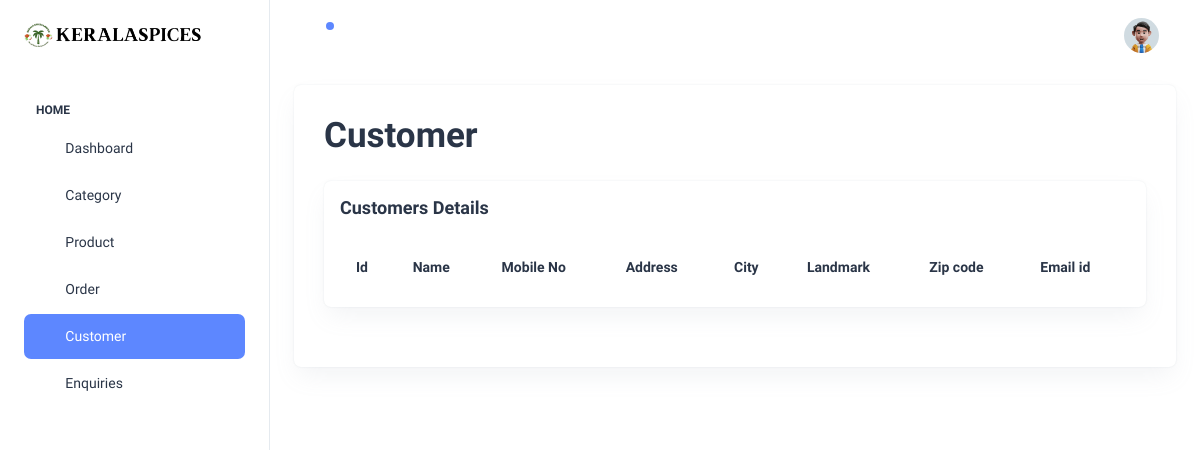
/customer_details (signed in), run on an earlier commit of the app's database.
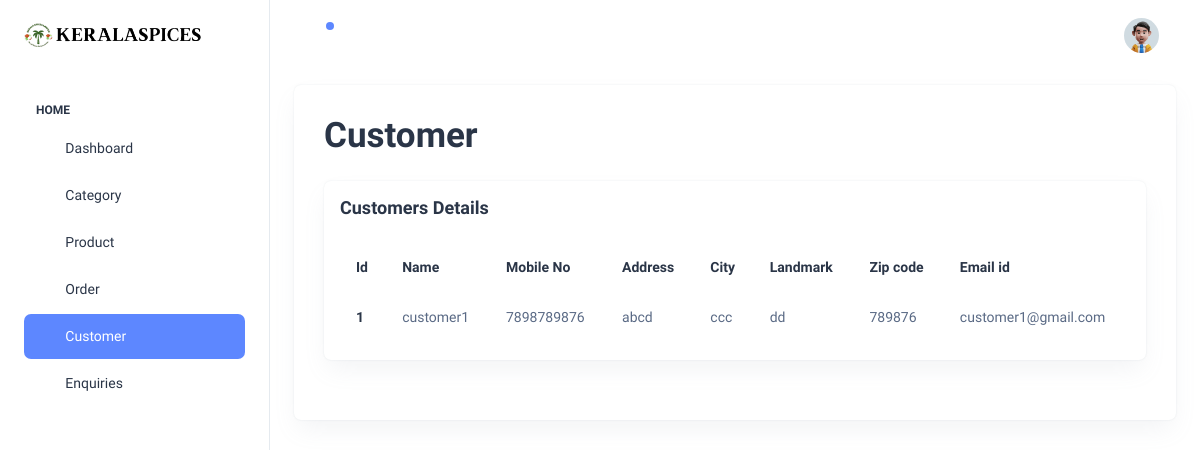
And on a later commit of the database.
### spicesapp/models.py (models this page shows, shortened)
class User(AbstractUser):
    is_customer = models.BooleanField(default=False, verbose_name='Is Customer')
    name = models.CharField(max_length=100, default='User')
    profile_picture = models.ImageField(upload_to='profile_pictures', blank=True, null=True)
    location = models.CharField(max_length=300, blank=True, null=True)
    address = models.TextField(max_length=1000, blank=True, null=True)
    city = models.CharField(max_length=250, blank=True, null=True)
    landmark = models.CharField(max_length=250, blank=True, null=True)
    verified = models.BooleanField(default=False, verbose_name='Is Verified')
    gender = models.BooleanField(default=False, verbose_name='Gender')
    date_of_birth = models.DateField(null=True, blank=True, verbose_name='Date of Birth')
    pincode = models.CharField(max_length=10, blank=True, null=True, verbose_name='Pincode')
    mobile_number = models.CharField(max_length=15, blank=True, null=True, verbose_name='Mobile Number')

### spicesapp/views.py (the view)
# urls.py: path('customer_details', views.customer_details, name='customer_details'),
def customer_details(request):
    customers = User.objects.filter(is_customer=True)
    context = {'customers':customers}
    return render(request, 'spices_admin/customer_details.html', context)

### spicesapp/templates/spices_admin/customer_details.html
{% extends 'spices_admin/base.html' %}
{% load static %}
{% block content %}
<div class="container-fluid">
    <div class="card">
      <div class="card-body">
        <h1 class="fw-semibold mb-4">Customer</h1>
        <div class="card w-100">
          <div class="card-body p-3">
            <h5 class="card-title fw-semibold mb-4">Customers Details</h5>
            <div class="table-responsive">
              <table class="table text-nowrap mb-0 align-middle">
                <thead class="text-dark fs-4">
                  <tr>
                    <th class="border-bottom-0">
                      <h6 class="fw-semibold mb-0">Id</h6>
                    </th>
                    <th class="border-bottom-0">
                      <h6 class="fw-semibold mb-0">Name</h6>
                    </th>
                    <th class="border-bottom-0">
                      <h6 class="fw-semibold mb-0">Mobile No</h6>
                    </th>
                    <th class="border-bottom-0">
                      <h6 class="fw-semibold mb-0">Address</h6>
                    </th>
                    <th class="border-bottom-0">
                      <h6 class="fw-semibold mb-0">City</h6>
                    </th>
                    <th class="border-bottom-0">
                      <h6 class="fw-semibold mb-0">Landmark</h6>
                    </th>
                    <th class="border-bottom-0">
                      <h6 class="fw-semibold mb-0">Zip code</h6>
                    </th>
                    <th class="border-bottom-0">
                      <h6 class="fw-semibold mb-0">Email id</h6>
                    </th>
                  </tr>
                </thead>
                <tbody>
                  {% for customer in customers %}
                  <tr>
                    <td class="border-bottom-0"><h6 class="fw-semibold mb-0">{{ forloop.counter }}</h6></td>
                    <td class="border-bottom-0">
                      <p class="mb-0 fw-normal">{{ customer.name }}</p>
                    </td>
                    <td class="border-bottom-0">
                      <p class="mb-0 fw-normal">{{ customer.mobile_number }}</p>
                    </td>
                    <td class="border-bottom-0">
                      <p class="mb-0 fw-normal">{{ customer.address }}</p>
                    </td>
                    <td class="border-bottom-0">
                      <p class="mb-0 fw-normal">{{ customer.city }}</p>
                    </td>
                    <td class="border-bottom-0">
                      <p class="mb-0 fw-normal">{{ customer.landmark }}</p>
                    </td>
                    <td class="border-bottom-0">
                      <p class="mb-0 fw-normal">{{ customer.pincode }}</p>
                    </td>
                    <td class="border-bottom-0">
                      <p class="mb-0 fw-normal">{{ customer.email }}</p>
                    </td>
                  </tr>
                  {% endfor %}
                </tbody>
              </table>
            </div>
          </div>
        </div>
      </div>
    </div>
  </div>
</div>
{% endblock %}

What changed in the data, as far as the page shows it:
added User: name "customer1", mobile_number "7898789876", address "abcd", city "ccc", landmark "dd", pincode "789876", email "customer1@gmail.com"
